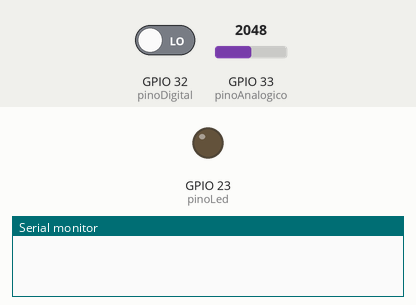
This program was run on a simulated ESP32. On the bench: output pins drawn as LEDs (lit = HIGH), the last lines printed to the serial monitor. Dashed ring = blinking. Inputs (shaded band) come from the test bench; at power-on: GPIO 33 (pinoAnalogico) = 2048, GPIO 32 (pinoDigital) LOW. WiFi joins after 1.5 s; servers stay silent unless stated; random numbers use the default seed unless the program sets one; no MQTT or app messages arrive unless stated.

Above: at 0.1 s.
At 2.8 s:
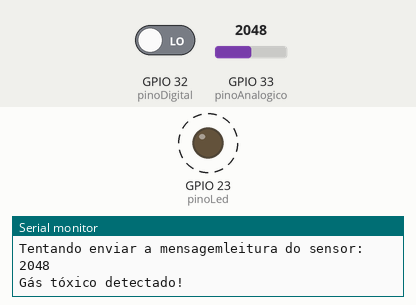
2.9 s: GPIO 33 (pinoAnalogico) set to 438
7.4 s: GPIO 33 (pinoAnalogico) set to 358
10.2 s: GPIO 33 (pinoAnalogico) set to 440
At 11.0 s:
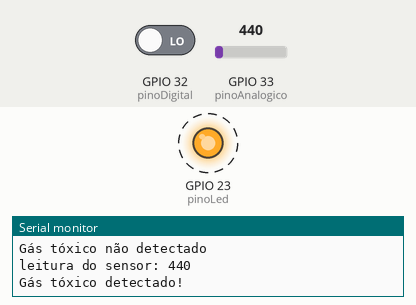
16.3 s: GPIO 33 (pinoAnalogico) set to 360
Timing chart, 0 to 19.3 s (numbered marks = the images above; inputs shaded):
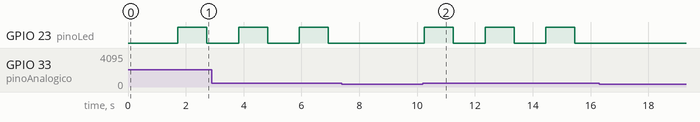

Measured:
- after the input at 10.2 s, GPIO 23 (pinoLed): alternates HIGH for 1.0 s and LOW for 1.1 s, starting after 0.05 s
- by itself, GPIO 23 (pinoLed): alternates HIGH for 1.0 s and LOW for 1.1 s

The program:

main.cpp
```cpp
#include <WiFi.h>
#include <PubSubClient.h>
#include <song.h>

#define pinoAnalogico 33
#define pinoDigital 32
#define pinoLed 23
#define pinoBuzzer 5

/* CONFIGURAÇÕES DO WIFI */
const char *ssid = "TESTE";            // Nome da rede WiFi
const char *password = "1234567890ca"; // Senha da rede WiFi

/* CONFIGURAÇÕES DO MQTT*/
const char *mqttServer = "broker.hivemq.com"; // Endereço do Broker MQTT
const int mqttPort = 1883;                    // Porta TCP do Broker MQTT
const char *mqttUser = "";                    // Usuário MQTT
const char *mqttPassword = "";                // Senha MQTT

WiFiClient espClient;               // Cliente de Rede WiFi
PubSubClient clientMqtt(espClient); // Cria uma instancia de um cliente MQTT

song buzzer(pinoBuzzer);

/* A função de callback é chamada quando uma mensagem chega, devido a assinatura de um tópico.
Ou seja, toda vez que chegar uma mensagem em um tópico inscrito por este cliente, a função
callback será chamada. */
void callback(char *topic, byte *payload, unsigned int length)
{
  Serial.print("Uma mensagem chegou no tópico: ");
  Serial.println(topic);

  Serial.print("Payload: ");
  for (int i = 0; i < length; i++)
  {
    Serial.print((char)payload[i]);
  }

  Serial.println();
  Serial.println(" -----------------------");
}

void setup()
{
  Serial.begin(9600); // Configura a porta serial

  pinMode(pinoAnalogico, INPUT);
  pinMode(pinoDigital, INPUT);
  pinMode(pinoLed, OUTPUT);

  WiFi.begin(ssid, password); // Configura o WiFi

  while (WiFi.status() != WL_CONNECTED)
  {
    delay(500);
    Serial.print("Tentando se conectar na rede: ");
    Serial.println(ssid);
  }

  Serial.println("Conectado na Rede WiFi.");
  Serial.print("IP address: ");
  Serial.println(WiFi.localIP());

  clientMqtt.setServer(mqttServer, mqttPort);
  clientMqtt.setCallback(callback);

  /* Verifica se o cliente está conectado ao Broker */
  while (!clientMqtt.connected())
  {

    Serial.println("Conectando ao Broker MQTT...");

    String clientId = "ESP32Client_" + String(random(0xffff), HEX);
    Serial.println("clientId = " + clientId);

    /* Conecta o cliente ao Broker MQTT.
       Configurações de credenciais e Last Will podem ser configuradas aqui*/
    if (clientMqtt.connect(clientId.c_str(), mqttUser, mqttPassword))
    {

      Serial.println("O cliente " + clientId + " foi conectado com sucesso");
    }
    else
    {

      // Estado do cliente MQTT. Quando a conexão falhar pode ser usado para obter informações sobre a falha
      int clientState = clientMqtt.state();

      Serial.print("Falha ao se conectar. ");
      Serial.println("Estado do cliente: " + (String)clientState);

      delay(2000);
    }
  }

  Serial.print("Tentando enviar a mensagem");

  clientMqtt.publish("unifor/cps/gas", "Hello from ESP32");
}

void enviaAlerta()
{
  digitalWrite(pinoLed, HIGH);
  delay(1000);
  digitalWrite(pinoLed, LOW);
  delay(1000);
}

void loop()
{
  /* loop: função que deve ser chamada regularmente para permitir que o cliente
  processe as mensagens recebidas e mantenha sua conexão com o Broker.*/
  clientMqtt.loop();

  // Lê o pino analógico do sensor
  int leitura_analogica = analogRead(pinoAnalogico);
  // Lê o pino digital do sensor
  int leitura_digital = digitalRead(pinoDigital);

  // Apresenta a leitura analógica no monitor serial
  Serial.print("leitura do sensor: ");
  Serial.println(leitura_analogica);

  // Verifica se existe gás tóxico presente no ambiente
  if (leitura_analogica > 400)
  {
    Serial.println("Gás tóxico detectado!");
    enviaAlerta();
  }
  else
  {
    Serial.println("Gás tóxico não detectado");
    digitalWrite(pinoLed, LOW);
  }

  String leitura = String(leitura_analogica);

  clientMqtt.publish("unifor/cps/gas", leitura.c_str());

  delay(100);
}
```
